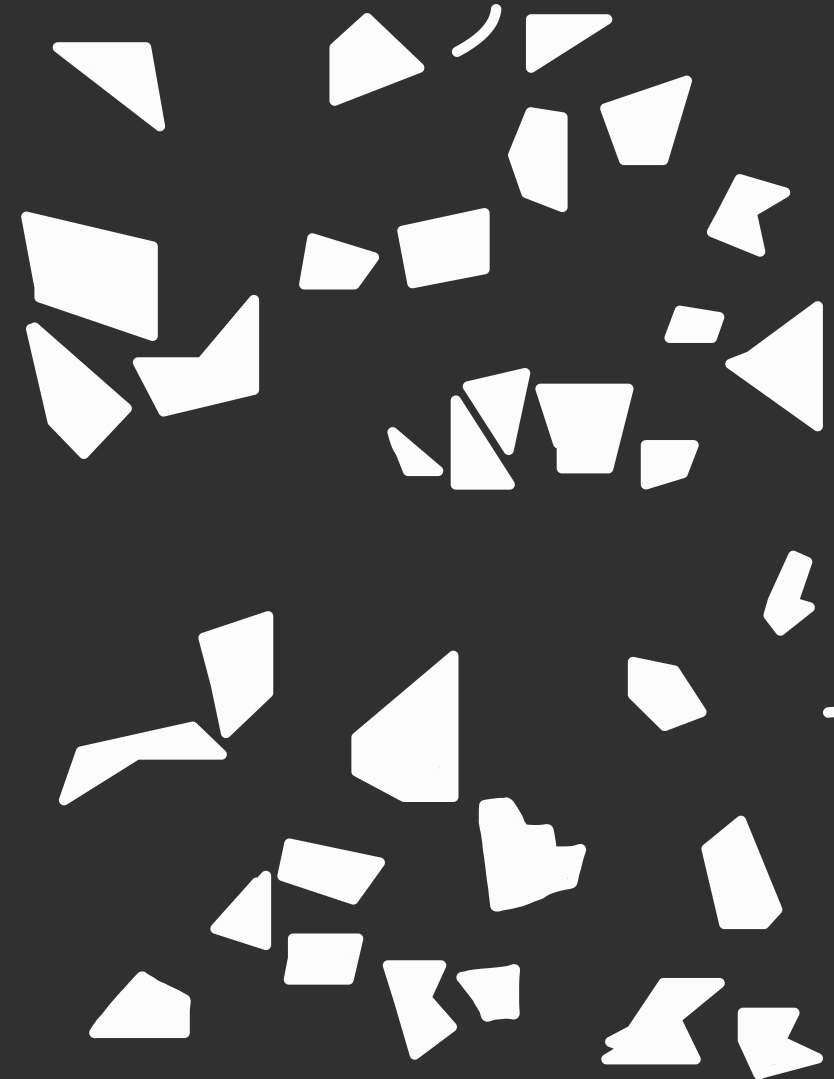
%> input picture Maps/polygons.png, 1668 x 2157 px (shown at 1/2 size)
$ octave polygons_OccupancyMap.m   (GNU Octave 9; MATLAB toolbox functions it lacks are replaced by stand-ins)
%> lines starting %> are read from the running program, lines starting %| are printed output that depends on the picture; in (x1, y1, x2, y2) boxes, pixels count from 0 and x2, y2 are one past the last pixel; in counts of white or black regions, pixels touching at a corner belong together; the program's own positions count from 1
clearvars
close all

img = imread('polygons.png');
%> img is the input picture: size 2157x1668x3 uint8; min 39, max 255, mean 85.6

% Convert to grayscale if the image is RGB
if size(img, 3) == 3
    img = rgb2gray(img);
%> img: size 2157x1668 uint8
end

% Convert to binary and invert (black objects as occupied)
bwImg = imbinarize(img);
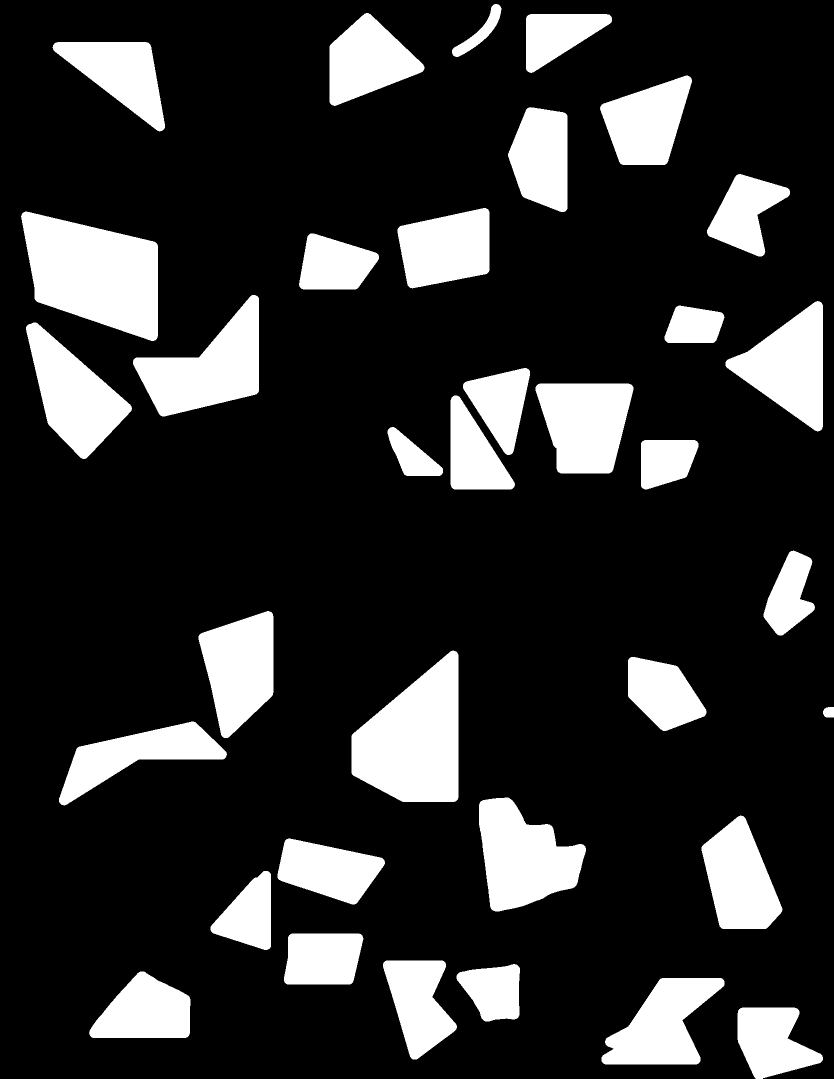
%> bwImg: size 2157x1668 logical (shown at 1/2 size); 18.4% white; 35 white regions, largest, box (x1, y1, x2, y2) and area: (42, 423, 316, 682) 48557, (703, 1301, 917, 1604) 45050, (958, 1595, 1172, 1823) 31117

% Resize to high resolution
highResMap = imresize(bwImg, [1000, 1000], 'nearest'); % High resolution (e.g., 100x100)
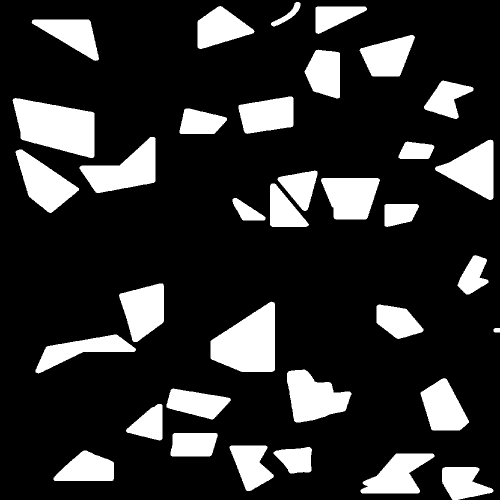
%> highResMap: size 1000x1000 logical (shown at 1/2 size); 18.4% white; 35 white regions, largest, box (x1, y1, x2, y2) and area: (25, 196, 189, 316) 13457, (421, 603, 550, 744) 12590, (159, 274, 311, 386) 8695

% Create the binary occupancy map with a physical size of 10x10
%> (the run ends here)

$ run again, with Maps/Apartment.png copied over Maps/polygons.png
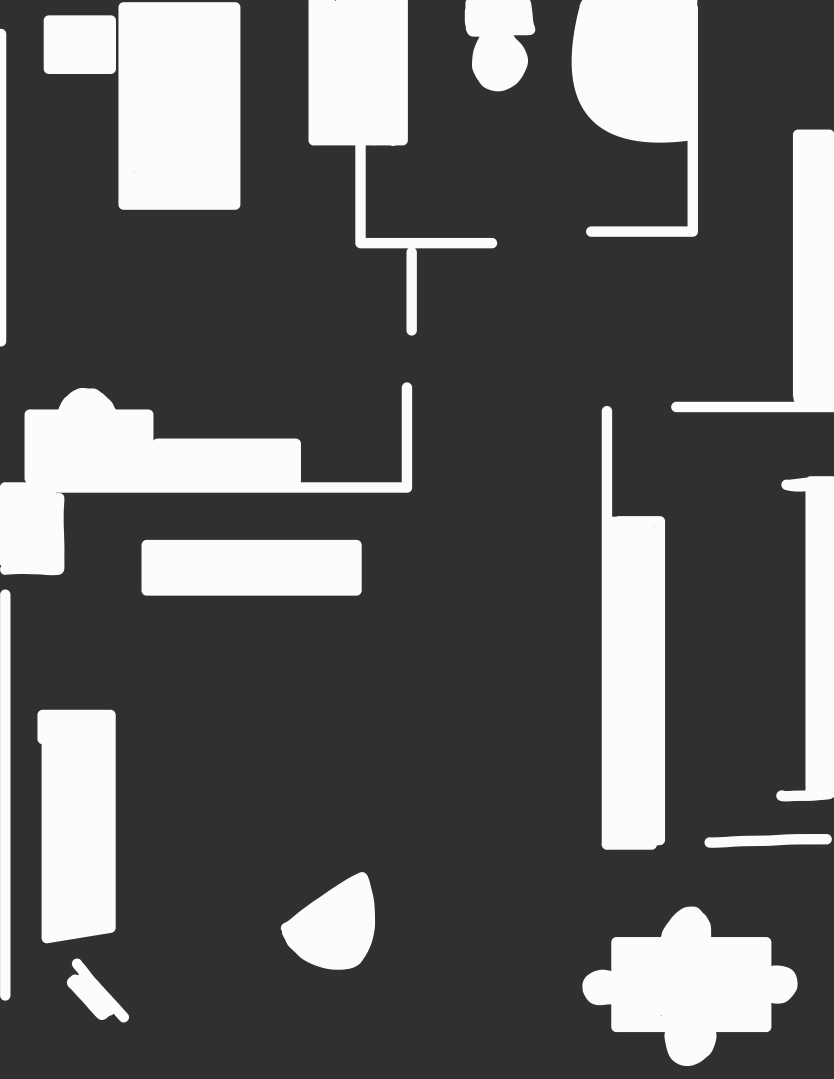
%> input picture Maps/Apartment.png, 1668 x 2157 px (shown at 1/2 size)
%> img is the input picture: size 2157x1668x3 uint8; min 39, max 255, mean 94.9
%> img: size 2157x1668 uint8
%> `bwImg = imbinarize(img);`:
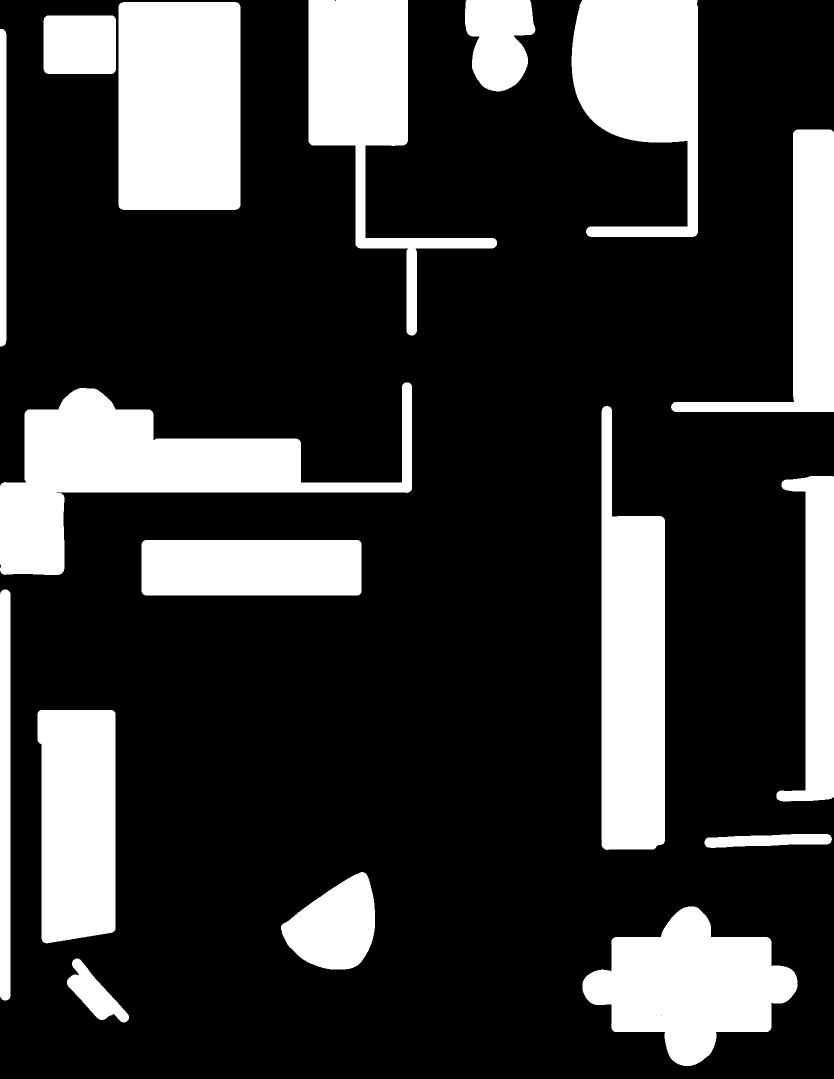
%> bwImg: size 2157x1668 logical (shown at 1/2 size); 23% white; 17 white regions, largest, box (x1, y1, x2, y2) and area: (0, 765, 824, 1150) 108464, (237, 4, 481, 420) 101394, (1203, 812, 1330, 1700) 89043
%> `highResMap = imresize(bwImg, [1000, 1000], 'nearest');`:
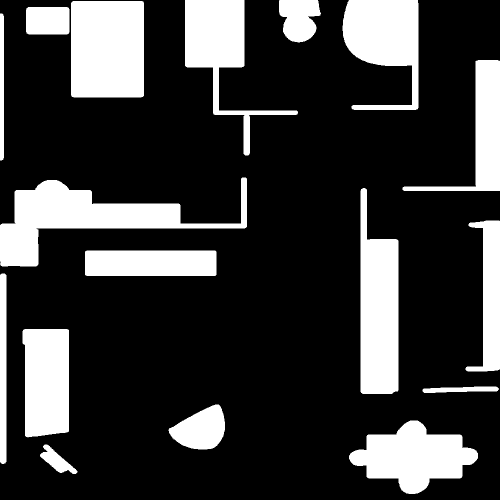
%> highResMap: size 1000x1000 logical (shown at 1/2 size); 23% white; 17 white regions, largest, box (x1, y1, x2, y2) and area: (0, 355, 494, 533) 30261, (142, 2, 288, 195) 28148, (721, 376, 797, 788) 24793

$ run again, with Maps/Barriers.png copied over Maps/polygons.png
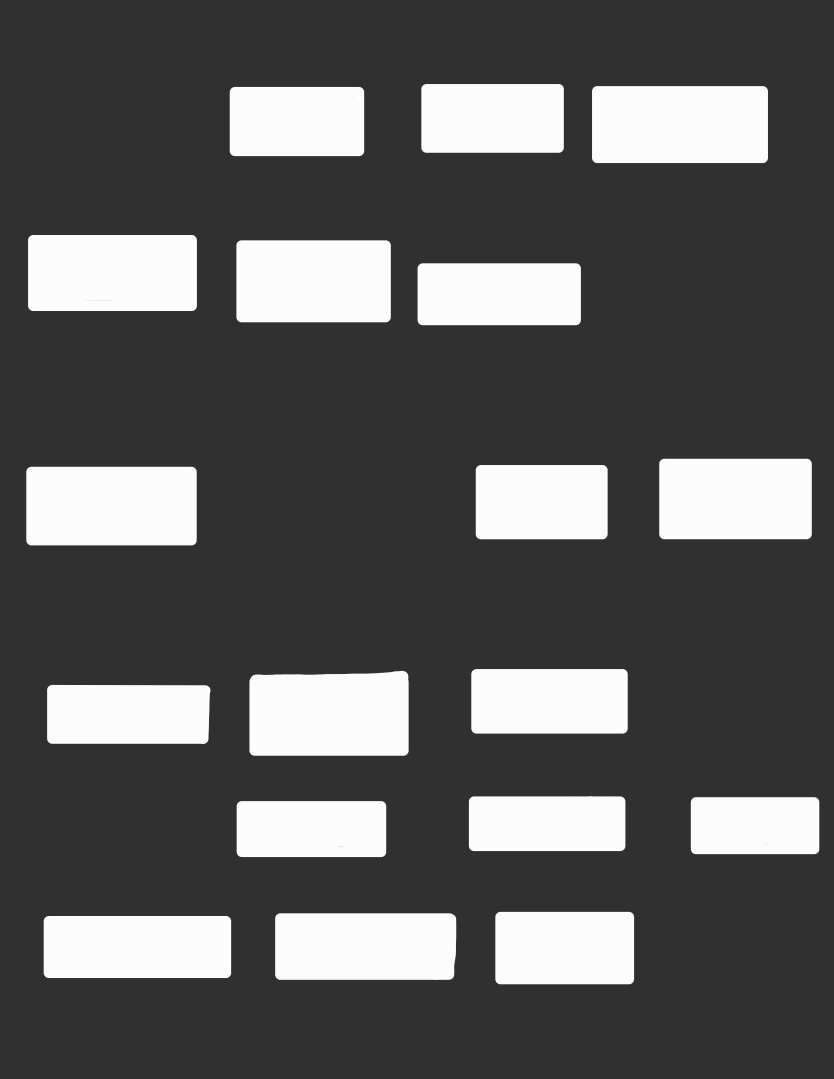
%> input picture Maps/Barriers.png, 1668 x 2157 px (shown at 1/2 size)
%> img is the input picture: size 2157x1668x3 uint8; min 39, max 255, mean 92
%> img: size 2157x1668 uint8
%> `bwImg = imbinarize(img);`:
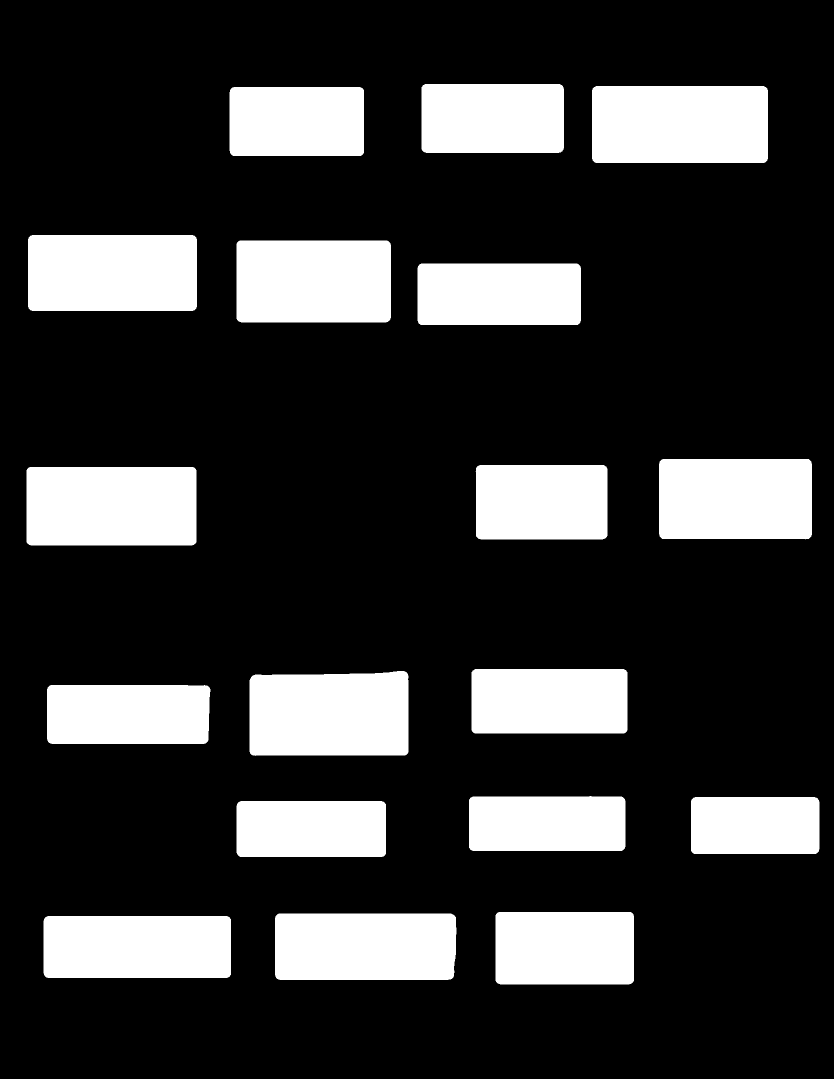
%> bwImg: size 2157x1668 logical (shown at 1/2 size); 21.5% white; 18 white regions, largest, box (x1, y1, x2, y2) and area: (1184, 172, 1536, 326) 54108, (53, 934, 393, 1091) 53302, (499, 1342, 817, 1512) 51881
%> `highResMap = imresize(bwImg, [1000, 1000], 'nearest');`:
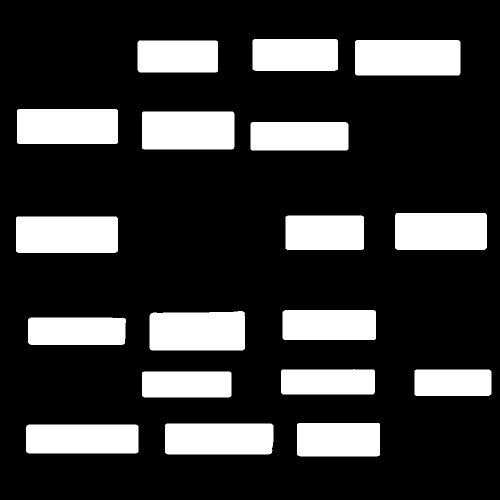
%> highResMap: size 1000x1000 logical (shown at 1/2 size); 21.5% white; 18 white regions, largest, box (x1, y1, x2, y2) and area: (710, 80, 921, 151) 14957, (32, 433, 236, 506) 14865, (299, 622, 490, 701) 14567
